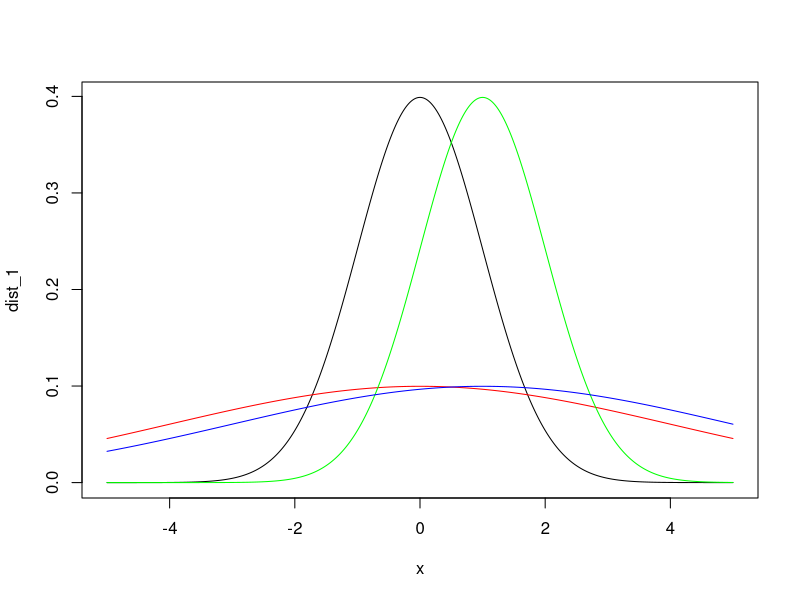

The R source for this figure:
## ---- chunk 1
x <- seq(-5,5, length=1000)
dist_1 <- dnorm(x, mean=0, sd=1)
dist_2 <- dnorm(x, mean=0, sd=4)
dist_3 <- dnorm(x, mean=1, sd=1)
dist_4 <- dnorm(x, mean=1, sd =4)
plot(x, dist_1, type="l", lwd=1, col = "black")
lines(x, dist_2, type = "l", col = "red")
lines(x, dist_3, type = "l", col = "green")
lines(x, dist_4, type = "l", col = "blue")
## ---- chunk 2
dnorm(x=0, mean=0, sd=1)
dnorm(0,0,2)
